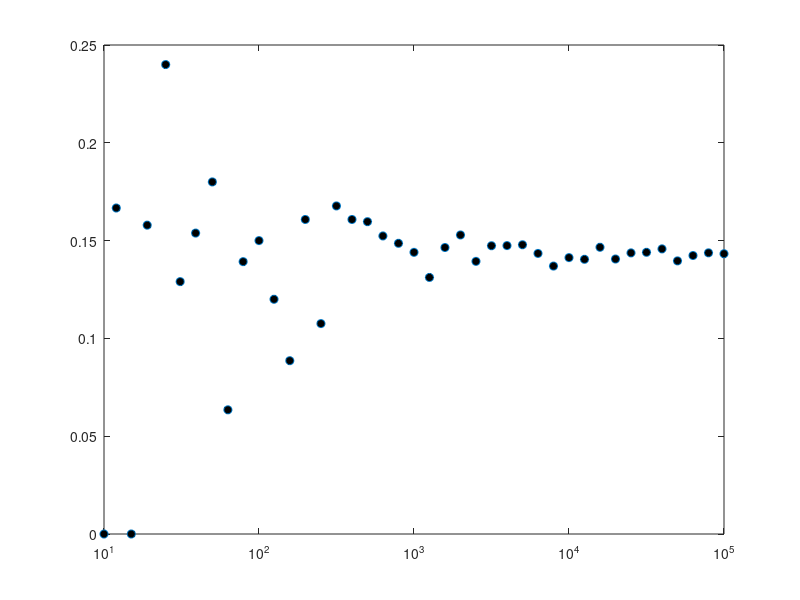

Here is the MATLAB script that generated this plot: (Note: this script raises an error after producing the figure.)
clear all;
close all;

ns = floor(10.^(1:0.1:5)); %array of values of N

for j = 1:length(ns)  %for loop
    N = ns(j); %set N
    
    xs = rand(N,1); %generate x coordinates
    ys = rand(N,1); %generate y coordinates
    
    intecarlo = sum(ys < xs.^4./(1+xs.^6))/N; %calculate fraction below f
    inn(j) = intecarlo; %store E(N)

end

%plot
plot(ns,inn,'o','MarkerFaceColor','k')
set(gca,'XScale','log')
yline(0.143426,'-r','LineWidth',2)
grid on;
box on;
ylim([0 0.4])
xlabel('N')
ylabel('E(N)')
set(gca,'FontSize',16,'FontName','Helvetica');
